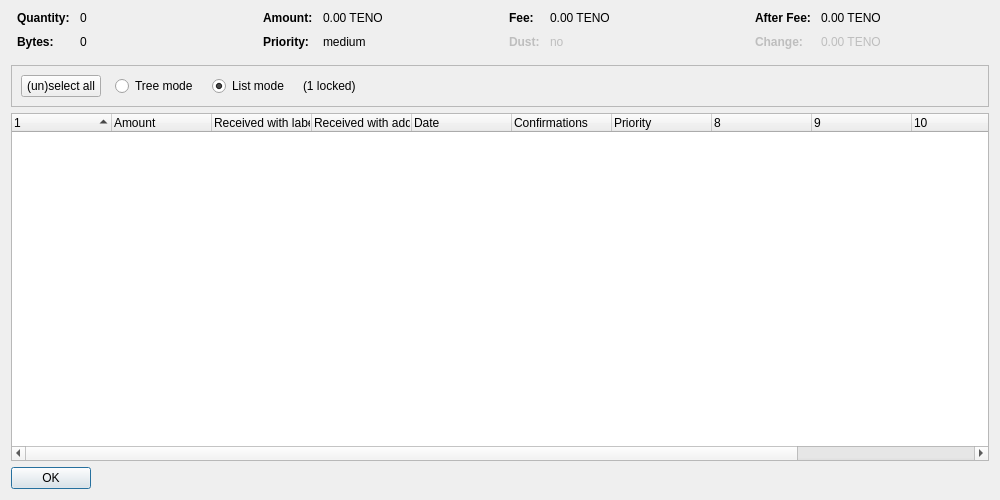
<?xml version="1.0" encoding="UTF-8"?>
<ui version="4.0">
 <class>CoinControlDialog</class>
 <widget class="QDialog" name="CoinControlDialog">
  <property name="geometry">
   <rect>
    <x>0</x>
    <y>0</y>
    <width>1000</width>
    <height>500</height>
   </rect>
  </property>
  <property name="windowTitle">
   <string>Coin Selection</string>
  </property>
  <property name="styleSheet">
   <string notr="true"/>
  </property>
  <layout class="QVBoxLayout" name="verticalLayout">
   <item>
    <layout class="QHBoxLayout" name="horizontalLayoutTop" stretch="0,0,0,0">
     <property name="topMargin">
      <number>0</number>
     </property>
     <property name="bottomMargin">
      <number>10</number>
     </property>
     <item>
      <layout class="QFormLayout" name="formLayoutCoinControl1">
       <property name="horizontalSpacing">
        <number>10</number>
       </property>
       <property name="verticalSpacing">
        <number>10</number>
       </property>
       <property name="leftMargin">
        <number>6</number>
       </property>
       <property name="rightMargin">
        <number>6</number>
       </property>
       <item row="0" column="0">
        <widget class="QLabel" name="labelCoinControlQuantityText">
         <property name="font">
          <font>
           <weight>75</weight>
           <bold>true</bold>
          </font>
         </property>
         <property name="text">
          <string>Quantity:</string>
         </property>
        </widget>
       </item>
       <item row="0" column="1">
        <widget class="QLabel" name="labelCoinControlQuantity">
         <property name="cursor">
          <cursorShape>IBeamCursor</cursorShape>
         </property>
         <property name="contextMenuPolicy">
          <enum>Qt::ActionsContextMenu</enum>
         </property>
         <property name="text">
          <string notr="true">0</string>
         </property>
         <property name="textInteractionFlags">
          <set>Qt::LinksAccessibleByMouse|Qt::TextSelectableByKeyboard|Qt::TextSelectableByMouse</set>
         </property>
        </widget>
       </item>
       <item row="1" column="0">
        <widget class="QLabel" name="labelCoinControlBytesText">
         <property name="font">
          <font>
           <weight>75</weight>
           <bold>true</bold>
          </font>
         </property>
         <property name="text">
          <string>Bytes:</string>
         </property>
        </widget>
       </item>
       <item row="1" column="1">
        <widget class="QLabel" name="labelCoinControlBytes">
         <property name="cursor">
          <cursorShape>IBeamCursor</cursorShape>
         </property>
         <property name="contextMenuPolicy">
          <enum>Qt::ActionsContextMenu</enum>
         </property>
         <property name="text">
          <string notr="true">0</string>
         </property>
         <property name="textInteractionFlags">
          <set>Qt::LinksAccessibleByMouse|Qt::TextSelectableByKeyboard|Qt::TextSelectableByMouse</set>
         </property>
        </widget>
       </item>
      </layout>
     </item>
     <item>
      <layout class="QFormLayout" name="formLayoutCoinControl2">
       <property name="horizontalSpacing">
        <number>10</number>
       </property>
       <property name="verticalSpacing">
        <number>10</number>
       </property>
       <property name="leftMargin">
        <number>6</number>
       </property>
       <property name="rightMargin">
        <number>6</number>
       </property>
       <item row="0" column="0">
        <widget class="QLabel" name="labelCoinControlAmountText">
         <property name="font">
          <font>
           <weight>75</weight>
           <bold>true</bold>
          </font>
         </property>
         <property name="text">
          <string>Amount:</string>
         </property>
        </widget>
       </item>
       <item row="0" column="1">
        <widget class="QLabel" name="labelCoinControlAmount">
         <property name="cursor">
          <cursorShape>IBeamCursor</cursorShape>
         </property>
         <property name="contextMenuPolicy">
          <enum>Qt::ActionsContextMenu</enum>
         </property>
         <property name="text">
          <string notr="true">0.00 TENO</string>
         </property>
         <property name="textInteractionFlags">
          <set>Qt::LinksAccessibleByMouse|Qt::TextSelectableByKeyboard|Qt::TextSelectableByMouse</set>
         </property>
        </widget>
       </item>
       <item row="1" column="0">
        <widget class="QLabel" name="labelCoinControlPriorityText">
         <property name="font">
          <font>
           <weight>75</weight>
           <bold>true</bold>
          </font>
         </property>
         <property name="text">
          <string>Priority:</string>
         </property>
        </widget>
       </item>
       <item row="1" column="1">
        <widget class="QLabel" name="labelCoinControlPriority">
         <property name="cursor">
          <cursorShape>IBeamCursor</cursorShape>
         </property>
         <property name="contextMenuPolicy">
          <enum>Qt::ActionsContextMenu</enum>
         </property>
         <property name="text">
          <string notr="true">medium</string>
         </property>
         <property name="textInteractionFlags">
          <set>Qt::LinksAccessibleByMouse|Qt::TextSelectableByKeyboard|Qt::TextSelectableByMouse</set>
         </property>
        </widget>
       </item>
      </layout>
     </item>
     <item>
      <layout class="QFormLayout" name="formLayoutCoinControl3">
       <property name="horizontalSpacing">
        <number>10</number>
       </property>
       <property name="verticalSpacing">
        <number>10</number>
       </property>
       <property name="leftMargin">
        <number>6</number>
       </property>
       <property name="rightMargin">
        <number>6</number>
       </property>
       <item row="0" column="0">
        <widget class="QLabel" name="labelCoinControlFeeText">
         <property name="font">
          <font>
           <weight>75</weight>
           <bold>true</bold>
          </font>
         </property>
         <property name="text">
          <string>Fee:</string>
         </property>
        </widget>
       </item>
       <item row="0" column="1">
        <widget class="QLabel" name="labelCoinControlFee">
         <property name="cursor">
          <cursorShape>IBeamCursor</cursorShape>
         </property>
         <property name="contextMenuPolicy">
          <enum>Qt::ActionsContextMenu</enum>
         </property>
         <property name="text">
          <string notr="true">0.00 TENO</string>
         </property>
         <property name="textInteractionFlags">
          <set>Qt::LinksAccessibleByMouse|Qt::TextSelectableByKeyboard|Qt::TextSelectableByMouse</set>
         </property>
        </widget>
       </item>
       <item row="1" column="0">
        <widget class="QLabel" name="labelCoinControlLowOutputText">
         <property name="enabled">
          <bool>false</bool>
         </property>
         <property name="font">
          <font>
           <weight>75</weight>
           <bold>true</bold>
          </font>
         </property>
         <property name="text">
          <string>Dust:</string>
         </property>
        </widget>
       </item>
       <item row="1" column="1">
        <widget class="QLabel" name="labelCoinControlLowOutput">
         <property name="enabled">
          <bool>false</bool>
         </property>
         <property name="cursor">
          <cursorShape>IBeamCursor</cursorShape>
         </property>
         <property name="contextMenuPolicy">
          <enum>Qt::ActionsContextMenu</enum>
         </property>
         <property name="text">
          <string notr="true">no</string>
         </property>
         <property name="textInteractionFlags">
          <set>Qt::LinksAccessibleByMouse|Qt::TextSelectableByKeyboard|Qt::TextSelectableByMouse</set>
         </property>
        </widget>
       </item>
      </layout>
     </item>
     <item>
      <layout class="QFormLayout" name="formLayoutCoinControl4">
       <property name="horizontalSpacing">
        <number>10</number>
       </property>
       <property name="verticalSpacing">
        <number>10</number>
       </property>
       <property name="leftMargin">
        <number>6</number>
       </property>
       <property name="rightMargin">
        <number>6</number>
       </property>
       <item row="0" column="0">
        <widget class="QLabel" name="labelCoinControlAfterFeeText">
         <property name="font">
          <font>
           <weight>75</weight>
           <bold>true</bold>
          </font>
         </property>
         <property name="text">
          <string>After Fee:</string>
         </property>
        </widget>
       </item>
       <item row="0" column="1">
        <widget class="QLabel" name="labelCoinControlAfterFee">
         <property name="cursor">
          <cursorShape>IBeamCursor</cursorShape>
         </property>
         <property name="contextMenuPolicy">
          <enum>Qt::ActionsContextMenu</enum>
         </property>
         <property name="text">
          <string notr="true">0.00 TENO</string>
         </property>
         <property name="textInteractionFlags">
          <set>Qt::LinksAccessibleByMouse|Qt::TextSelectableByKeyboard|Qt::TextSelectableByMouse</set>
         </property>
        </widget>
       </item>
       <item row="1" column="0">
        <widget class="QLabel" name="labelCoinControlChangeText">
         <property name="enabled">
          <bool>false</bool>
         </property>
         <property name="font">
          <font>
           <weight>75</weight>
           <bold>true</bold>
          </font>
         </property>
         <property name="text">
          <string>Change:</string>
         </property>
        </widget>
       </item>
       <item row="1" column="1">
        <widget class="QLabel" name="labelCoinControlChange">
         <property name="enabled">
          <bool>false</bool>
         </property>
         <property name="cursor">
          <cursorShape>IBeamCursor</cursorShape>
         </property>
         <property name="contextMenuPolicy">
          <enum>Qt::ActionsContextMenu</enum>
         </property>
         <property name="text">
          <string notr="true">0.00 TENO</string>
         </property>
         <property name="textInteractionFlags">
          <set>Qt::LinksAccessibleByMouse|Qt::TextSelectableByKeyboard|Qt::TextSelectableByMouse</set>
         </property>
        </widget>
       </item>
      </layout>
     </item>
    </layout>
   </item>
   <item>
    <widget class="QFrame" name="frame">
     <property name="minimumSize">
      <size>
       <width>0</width>
       <height>40</height>
      </size>
     </property>
     <property name="frameShape">
      <enum>QFrame::StyledPanel</enum>
     </property>
     <property name="frameShadow">
      <enum>QFrame::Sunken</enum>
     </property>
     <layout class="QHBoxLayout" name="horizontalLayout">
      <item>
       <layout class="QHBoxLayout" name="horizontalLayoutPanel" stretch="0,0,0,0,0">
        <property name="spacing">
         <number>14</number>
        </property>
        <item>
         <widget class="QPushButton" name="pushButtonSelectAll">
          <property name="sizePolicy">
           <sizepolicy hsizetype="Maximum" vsizetype="Fixed">
            <horstretch>0</horstretch>
            <verstretch>0</verstretch>
           </sizepolicy>
          </property>
          <property name="styleSheet">
           <string notr="true"/>
          </property>
          <property name="text">
           <string>(un)select all</string>
          </property>
          <property name="autoDefault">
           <bool>false</bool>
          </property>
         </widget>
        </item>
        <item>
         <widget class="QRadioButton" name="radioTreeMode">
          <property name="sizePolicy">
           <sizepolicy hsizetype="Maximum" vsizetype="Fixed">
            <horstretch>0</horstretch>
            <verstretch>0</verstretch>
           </sizepolicy>
          </property>
          <property name="text">
           <string>Tree mode</string>
          </property>
         </widget>
        </item>
        <item>
         <widget class="QRadioButton" name="radioListMode">
          <property name="sizePolicy">
           <sizepolicy hsizetype="Maximum" vsizetype="Fixed">
            <horstretch>0</horstretch>
            <verstretch>0</verstretch>
           </sizepolicy>
          </property>
          <property name="text">
           <string>List mode</string>
          </property>
          <property name="checked">
           <bool>true</bool>
          </property>
         </widget>
        </item>
        <item>
         <widget class="QLabel" name="labelLocked">
          <property name="text">
           <string notr="true">(1 locked)</string>
          </property>
         </widget>
        </item>
        <item>
         <spacer name="horizontalSpacer">
          <property name="orientation">
           <enum>Qt::Horizontal</enum>
          </property>
          <property name="sizeHint" stdset="0">
           <size>
            <width>40</width>
            <height>20</height>
           </size>
          </property>
         </spacer>
        </item>
       </layout>
      </item>
     </layout>
    </widget>
   </item>
   <item>
    <widget class="CoinControlTreeWidget" name="treeWidget">
     <property name="contextMenuPolicy">
      <enum>Qt::CustomContextMenu</enum>
     </property>
     <property name="styleSheet">
      <string notr="true"/>
     </property>
     <property name="sortingEnabled">
      <bool>false</bool>
     </property>
     <property name="columnCount">
      <number>12</number>
     </property>
     <attribute name="headerShowSortIndicator" stdset="0">
      <bool>true</bool>
     </attribute>
     <attribute name="headerStretchLastSection">
      <bool>false</bool>
     </attribute>
     <column>
      <property name="text">
       <string/>
      </property>
     </column>
     <column>
      <property name="text">
       <string>Amount</string>
      </property>
     </column>
     <column>
      <property name="text">
       <string>Received with label</string>
      </property>
     </column>
     <column>
      <property name="text">
       <string>Received with address</string>
      </property>
     </column>
     <column>
      <property name="text">
       <string>Date</string>
      </property>
     </column>
     <column>
      <property name="text">
       <string>Confirmations</string>
      </property>
      <property name="toolTip">
       <string>Confirmed</string>
      </property>
     </column>
     <column>
      <property name="text">
       <string>Priority</string>
      </property>
     </column>
     <column>
      <property name="text">
       <string/>
      </property>
     </column>
     <column>
      <property name="text">
       <string/>
      </property>
     </column>
     <column>
      <property name="text">
       <string/>
      </property>
     </column>
     <column>
      <property name="text">
       <string/>
      </property>
     </column>
     <column>
      <property name="text">
       <string/>
      </property>
     </column>
    </widget>
   </item>
   <item>
    <widget class="QDialogButtonBox" name="buttonBox">
     <property name="sizePolicy">
      <sizepolicy hsizetype="Maximum" vsizetype="Fixed">
       <horstretch>0</horstretch>
       <verstretch>0</verstretch>
      </sizepolicy>
     </property>
     <property name="styleSheet">
      <string notr="true"/>
     </property>
     <property name="orientation">
      <enum>Qt::Horizontal</enum>
     </property>
     <property name="standardButtons">
      <set>QDialogButtonBox::Ok</set>
     </property>
    </widget>
   </item>
  </layout>
 </widget>
 <customwidgets>
  <customwidget>
   <class>CoinControlTreeWidget</class>
   <extends>QTreeWidget</extends>
   <header>coincontroltreewidget.h</header>
  </customwidget>
 </customwidgets>
 <resources/>
 <connections/>
</ui>
